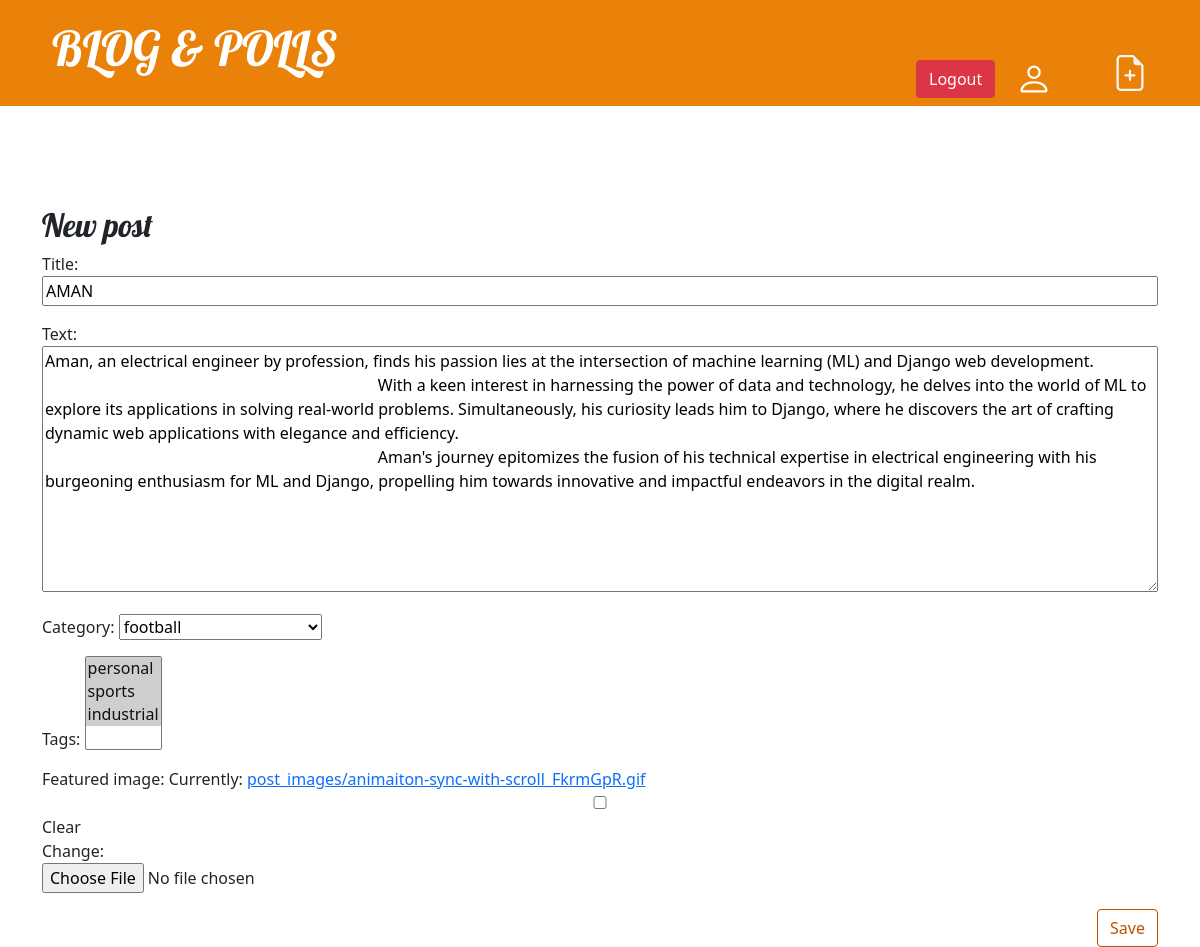
Screenshot of /post/jacob/edit/ (signed in) with the database file from the repository.
### blog/models.py (models this page shows, shortened)
class Post(models.Model):
    author = models.ForeignKey(settings.AUTH_USER_MODEL, on_delete=models.CASCADE)
    title = models.CharField(max_length=200)
    text = models.TextField()
    created_date = models.DateTimeField(default=timezone.now)
    published_date = models.DateTimeField(blank=True, null=True)
    category = models.ForeignKey(Category, on_delete=models.CASCADE, null=True, blank=True, related_name='posts')
    tags = models.ManyToManyField(to=Tag, related_name="posts", blank=True)
    featured_image = models.ImageField(upload_to='post_images/', null=True, blank=True)
    slug = AutoSlugField(unique=True, populate_from='title')

### blog/views.py (the view)
# urls.py: path('post/<slug:slug>/edit/', views.post_edit, name='post_edit'),
@login_required
def post_edit(request, slug):
    post = get_object_or_404(Post, slug=slug)
    if request.user == post.author:
        if request.method == "POST":
            form = PostForm(request.POST,request.FILES,instance=post)
            if form.is_valid():
                post = form.save(commit=False)
                post.author = request.user
                post.published_date = timezone.now()
                post.save()
                form.save_m2m()
                return redirect('post_detail', slug=post.slug)
        else:
            form = PostForm(instance=post)
        return render(request, 'blog/post_edit.html', {'form': form, 'post': post})
    else:
        return redirect('post_list')

### blog/forms.py
class PostForm(forms.ModelForm):
    class Meta:
        model = Post
        fields = ('title', 'text','category','tags','featured_image')

### blog/models.py (called while the page is built)
    def __str__(self):
        return self.name

    def __str__(self):
        return self.name

### blog/templates/blog/post_edit.html (shortened to what this page needs)
{% extends 'blog/base.html' %}
{% block content %}
    <h2>New post</h2>
    <form method="POST" class="post-form" enctype="multipart/form-data">
        {{ form.as_p }}
        <button type="submit" class="save btn btn-secondary">Save</button>
    </form>
{% endblock %}

### blog/static/css/blog.css (style rules this page uses)
h1, h2, h3, h4 { font-family: 'Lobster', cursive; }
.save { float: right; }
.post-form textarea, .post-form input { width: 100%; }
.btn-secondary, .btn-secondary:visited { color: #C25100; background: none; border-color: #C25100; }

### rows the page displays
Post: title "AMAN", text "Aman, an electrical engineer by profession, finds his passion lies at the intersection of machine learning (ML) and Django web development. With a keen interest in harnessing the power of data and technology, he delves into the world of ML to explore its applications in solving real-world problems. Simultaneously, his curiosity leads him to Django, where he discovers the art of crafting dynamic web applications with elegance and efficiency. Aman's journey epitomizes the fusion of his technical expertise in electrical engineering with his burgeoning enthusiasm for ML and Django, propelling him towards innovative and impactful endeavors in the digital realm.", category "football"
